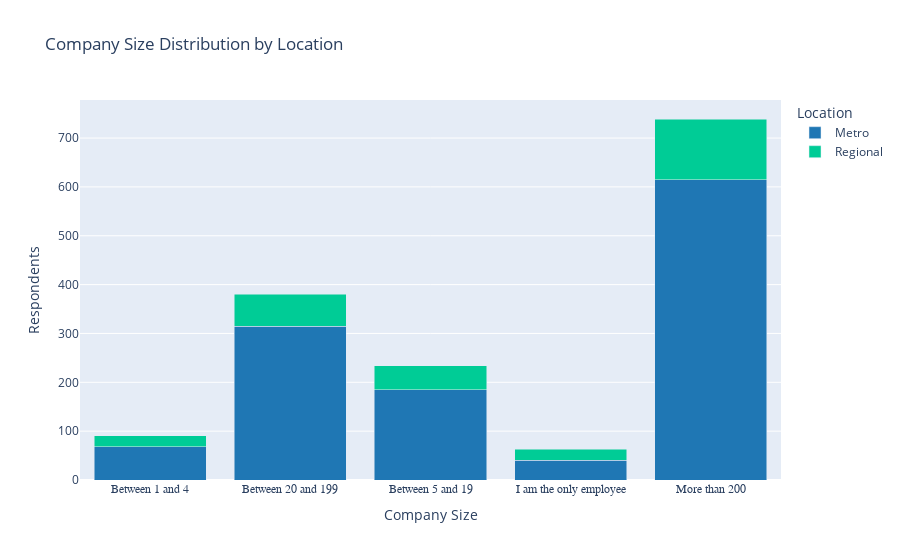

The notebook cell saved with this chart:
### Code cell
## 1c) Company size and region
location_colors = {
    "Metro": "#1f77b4",  # strong blue
    "Region": "#6baed6",  # lighter blue
    # Add more locations here
}

viz_org_loc_df = (
    cd_2020[["org_size", "location"]]
    .dropna()
)

org_loc_dist = (
    viz_org_loc_df
    .groupby(["org_size", "location"])
    .size()
    .reset_index(name="count")
)

fig3 = px.bar(
    org_loc_dist,
    x="org_size",
    y="count",
    color="location",
    barmode="stack",
    color_discrete_map=location_colors,
    title="Company Size Distribution by Location",
    labels={
        "org_size": "Company Size",
        "count": "Respondents",
        "location": "Location"
    }
)
fig3.update_xaxes(
    tickangle=0,      # straight, not slanted
    tickmode="array", # ensures categorical labels
    tickvals=org_loc_dist["org_size"].unique(),
    tickfont=dict(
        size=12,
        family="Arial"
    )
)
fig3.update_traces(
    hovertemplate="<b>%{x}</b><br>%{color}: %{y}<extra></extra>"
)


fig3.show()

### Figure 1 — Plotly figure (JSON) as saved in the notebook; plotly's stock layout.template omitted (floating-point values rounded to 4 significant figures)
{"data": [{"hovertemplate": "<b>%{x}</b><br>%{color}: %{y}<extra></extra>", "legendgroup": "Metro", "marker": {"color": "#1f77b4", "pattern": {"shape": ""}}, "name": "Metro", "orientation": "v", "showlegend": true, "textposition": "auto", "type": "bar", "x": ["Between 1 and 4", "Between 20 and 199", "Between 5 and 19", "I am the only employee", "More than 200"], "xaxis": "x", "y": [68, 315, 185, 40, 615], "yaxis": "y"}, {"hovertemplate": "<b>%{x}</b><br>%{color}: %{y}<extra></extra>", "legendgroup": "Regional", "marker": {"color": "#00cc96", "pattern": {"shape": ""}}, "name": "Regional", "orientation": "v", "showlegend": true, "textposition": "auto", "type": "bar", "x": ["Between 1 and 4", "Between 20 and 199", "Between 5 and 19", "I am the only employee", "More than 200"], "xaxis": "x", "y": [23, 65, 49, 23, 124], "yaxis": "y"}], "layout": {"barmode": "stack", "legend": {"title": {"text": "Location"}, "tracegroupgap": 0}, "title": {"text": "Company Size Distribution by Location"}, "xaxis": {"anchor": "y", "domain": [0, 1], "tickangle": 0, "tickfont": {"family": "Arial", "size": 12}, "tickmode": "array", "tickvals": ["Between 1 and 4", "Between 20 and 199", "Between 5 and 19", "I am the only employee", "More than 200"], "title": {"text": "Company Size"}}, "yaxis": {"anchor": "x", "domain": [0, 1], "title": {"text": "Respondents"}}}}
